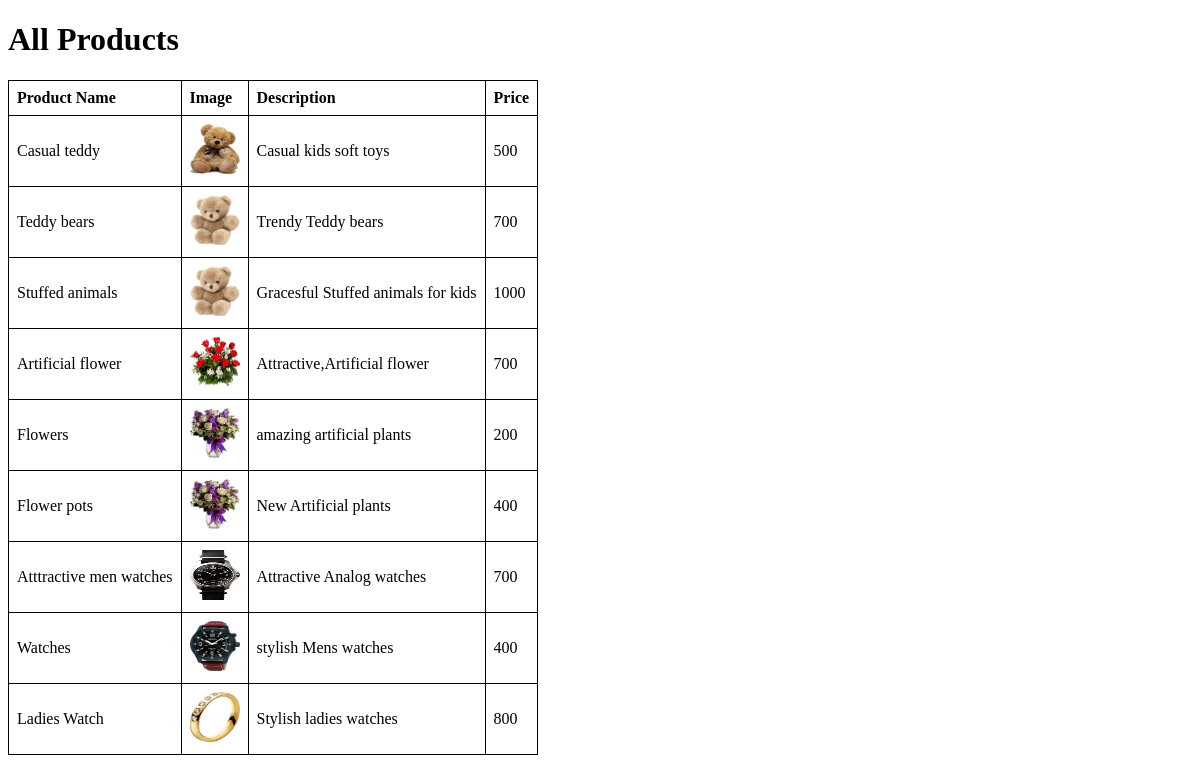
The page /products on the database as committed earlier.
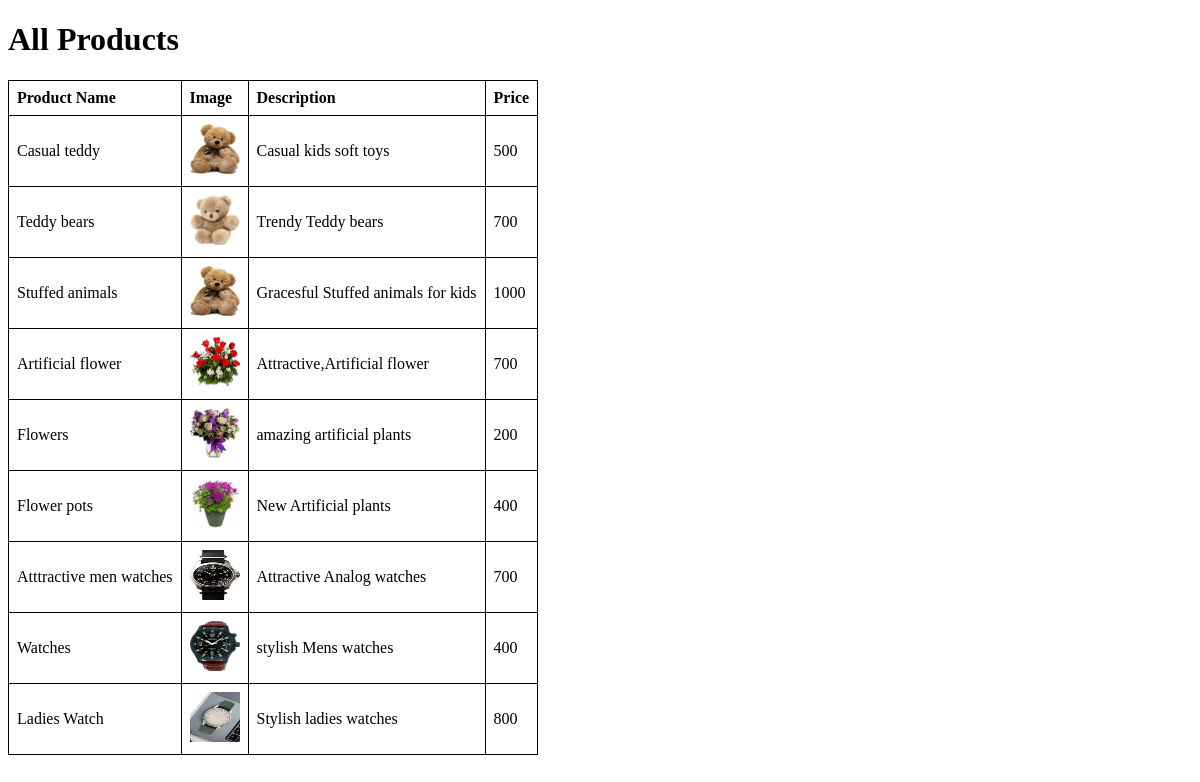
The same page on the database as committed later.
### app/models.py (models this page shows)
class Product(models.Model):
    product_id=models.ForeignKey(Company,on_delete=models.CASCADE)
    name=models.CharField(max_length=100)
    image=models.FileField(upload_to='media')
    description=models.CharField(max_length=100)
    price=models.IntegerField()
    catogory=models.CharField(null=True,blank=True,max_length=100)

### app/views.py (the view)
# urls.py: path('products',views.products,name='products'),
def products(request):
    data=Product.objects.all()
    return render(request,'products.html',{'data':data})

### templates/products.html (shortened to what this page needs)
<!DOCTYPE html>
<html lang="en">
<head>
</head>
<body>
    <h1>All Products</h1>
    <table>
        <tr>
            <th>Product Name</th>
            <th>Image</th>
            <th>Description</th>
            <th>Price</th>
        </tr>
        {% for i in data %}
        <tr>
            <td>{{ i.name }}</td>
            <td><img src="{{i.image.url}}" alt="" height="50px" width="50px"></td>
            <td>{{ i.description }}</td>
            <td>{{ i.price }}</td>
        </tr>
        {% endfor %}
    </table>
</body>
</html>

Rows that differ between the two databases and show on the page:
changed Product "Stuffed animals": image: a different picture
changed Product "Flower pots": image: a different picture
changed Product "Ladies Watch": image: a different picture
